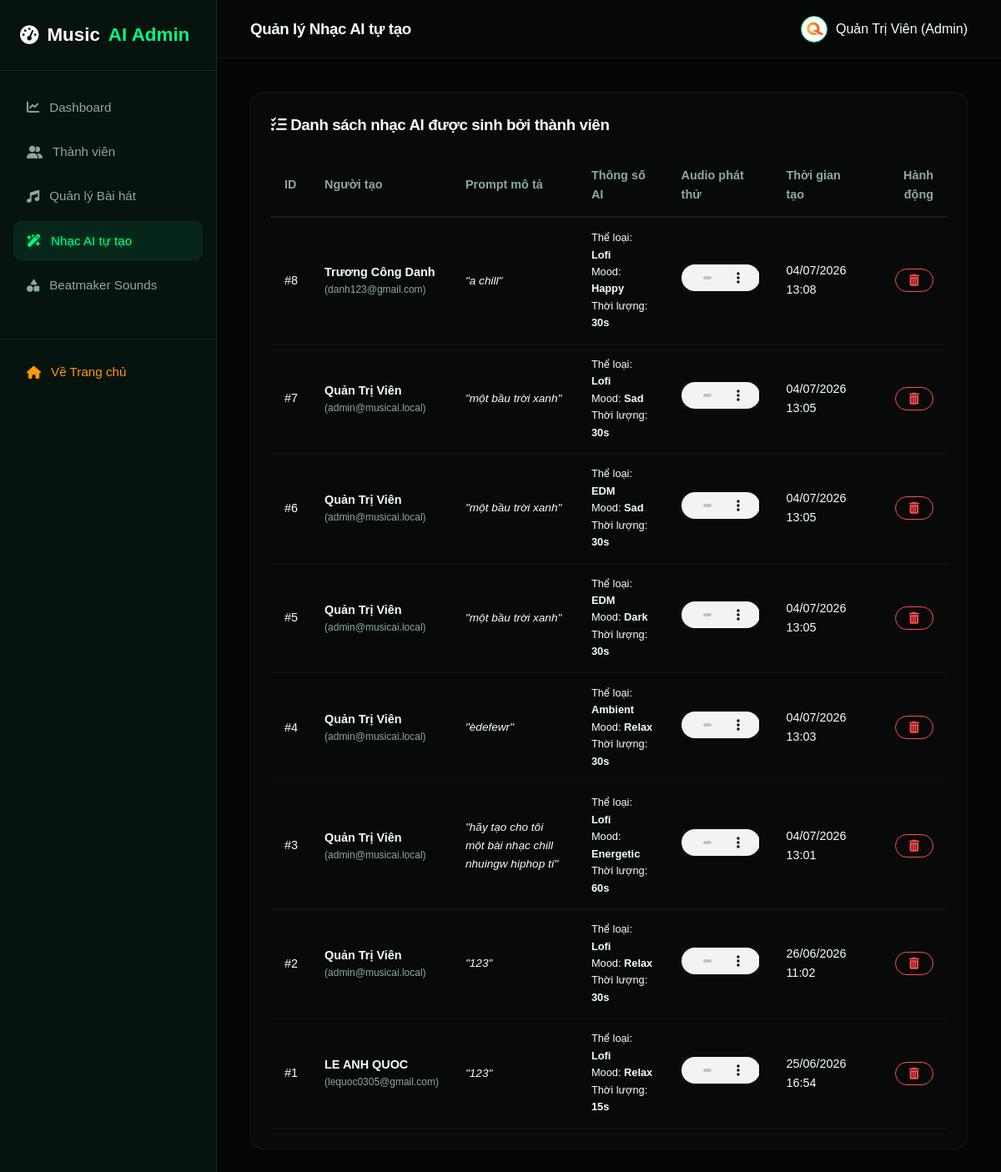
Screenshot of /admin/ai_music.php (signed in) with the database file from the repository.
### tables this page shows
CREATE TABLE `ai_songs` (
  `id` int(11) NOT NULL,
  `user_id` int(11) NOT NULL COMMENT 'ID của thành viên sở hữu',
  `prompt` text NOT NULL COMMENT 'Mô tả đầu vào gửi cho AI',
  `genre` varchar(50) NOT NULL COMMENT 'Thể loại nhạc do AI áp dụng',
  `mood` varchar(50) NOT NULL COMMENT 'Tâm trạng bài hát',
  `duration` int(11) NOT NULL COMMENT 'Thời lượng nhạc (giây)',
  `audio_file` varchar(255) NOT NULL COMMENT 'Đường dẫn file âm thanh kết quả',
  `created_at` timestamp NOT NULL DEFAULT current_timestamp()
);

CREATE TABLE `users` (
  `id` int(11) NOT NULL,
  `name` varchar(100) NOT NULL COMMENT 'Họ và tên thành viên',
  `email` varchar(150) NOT NULL COMMENT 'Địa chỉ email đăng nhập',
  `password` varchar(255) NOT NULL COMMENT 'Mật khẩu đã mã hóa bcrypt',
  `role` enum('user','admin') DEFAULT 'user' COMMENT 'Phân quyền tài khoản',
  `avatar` varchar(255) DEFAULT NULL COMMENT 'Đường dẫn ảnh đại diện',
  `created_at` timestamp NOT NULL DEFAULT current_timestamp(),
  `updated_at` timestamp NOT NULL DEFAULT current_timestamp() ON UPDATE current_timestamp()
);

### config/config.php (called while the page is built, shortened)
<?php
function url($path = '') {
    return BASE_URL . ltrim($path, '/');
}
function sanitize($data) {
    return htmlspecialchars(strip_tags(trim($data)), ENT_QUOTES, 'UTF-8');
}

### admin/ai_music.php (the view, shortened to what this page needs)
<?php
require_once __DIR__ . '/admin_header.php';
$ai_songs = [];
if ($db_connected && $conn) {
    try {
        $stmt = $conn->query("SELECT a.*, u.name as user_name, u.email as user_email
                                FROM ai_songs a
                                LEFT JOIN users u ON a.user_id = u.id
                                ORDER BY a.id DESC");
        $ai_songs = $stmt->fetchAll();
    } catch (PDOException $e) {
        $ai_songs = $fallback_ai_songs;
    }
} else {
    $ai_songs = $fallback_ai_songs;
}
?>
<div class="admin-table-card" style="margin-top: 0;">
    <h3 style="margin-bottom: 20px;"><i class="fa-solid fa-list-check"></i> Danh sách nhạc AI được sinh bởi thành viên</h3>
    <table class="admin-table">
        <thead>
            <tr>
                <th>ID</th>
                <th>Người tạo</th>
                <th>Prompt mô tả</th>
                <th>Thông số AI</th>
                <th>Audio phát thử</th>
                <th>Thời gian tạo</th>
                <th style="text-align: right;">Hành động</th>
            </tr>
        </thead>
        <tbody>
            <?php foreach ($ai_songs as $song): ?>
                <?php
                    $creator = isset($song['user_name']) ? sanitize($song['user_name']) : 'User Demo';
                    $creator_email = isset($song['user_email']) ? ' (' . sanitize($song['user_email']) . ')' : '';
                    $audio_url = url($song['audio_file']);
                ?>
                <tr>
                    <td>#<?php echo $song['id']; ?></td>
                    <td>
                        <strong><?php echo $creator; ?></strong>
                        <div style="font-size: 0.75rem; color: var(--text-muted);"><?php echo $creator_email; ?></div>
                    </td>
                    <td style="max-width: 250px; font-style: italic; font-size: 0.85rem;" title="<?php echo sanitize($song['prompt']); ?>">
                        "<?php echo sanitize($song['prompt']); ?>"
                    </td>
                    <td>
                        <div style="font-size: 0.8rem;">Thể loại: <strong><?php echo sanitize($song['genre']); ?></strong></div>
                        <div style="font-size: 0.8rem;">Mood: <strong><?php echo sanitize($song['mood']); ?></strong></div>
                        <div style="font-size: 0.8rem;">Thời lượng: <strong><?php echo $song['duration']; ?>s</strong></div>
                    </td>
                    <td>
                        <audio src="<?php echo $audio_url; ?>" controls style="height:32px; width:180px; max-width:100%; border-radius:4px; outline:none; background:#07130f;"></audio>
                    </td>
                    <td><?php echo date('d/m/Y H:i', strtotime($song['created_at'])); ?></td>
                    <td style="text-align: right;">
                        <form method="POST" action="" style="display:inline;" onsubmit="return confirm('Bạn chắc chắn muốn xóa tác phẩm AI này?')">
                            <button type="submit" class="btn btn-outline btn-sm" title="Xóa nhạc AI" style="border-color:#ff4d4d; color:#ff4d4d;">
                                <i class="fa-solid fa-trash-can"></i>
                            </button>
                        </form>
                    </td>
                </tr>
            <?php endforeach; ?>
        </tbody>
    </table>
</div>

### assets/css/style.css (style rules this page uses)
:root { --bg-main: #050807; --bg-soft: #07130f; --bg-card: rgba(255, 255, 255, 0.06); --bg-card-hover: rgba(255, 255, 255, 0.1); --green-main: #00ff88; --green-hover: #00dd77; --green-dark: #0d3b2e; --green-glow: rgba(0, 255, 136, 0.35); --text-main: #f4fff9; --text-muted: #8da99a; --border-green: rgba(0, 255, 136, 0.18); --border-light: rgba(255, 255, 255, 0.08); --font-heading: 'Be Vietnam Pro', sans-serif; --font-body: 'Be Vietnam Pro', sans-serif; --transition-fast: 0.2s ease; --transition-normal: 0.3s ease; --transition-slow: 0.5s ease; }
* { margin: 0; padding: 0; box-sizing: border-box; }
body { background-color: var(--bg-main); color: var(--text-main); font-family: var(--font-body); line-height: 1.6; overflow-x: hidden; }
h1, h2, h3, h4, h5, h6 { font-family: var(--font-heading); font-weight: 700; letter-spacing: -0.02em; color: var(--text-main); }
.btn { display: inline-flex; align-items: center; justify-content: center; gap: 8px; font-family: var(--font-heading); font-weight: 600; padding: 10px 24px; border-radius: 30px; border: none; cursor: pointer; transition: all var(--transition-normal); }
.btn-sm { padding: 6px 16px; font-size: 0.875rem; }
.btn-outline { background: transparent; color: var(--text-main); border: 1px solid var(--green-main); }

### admin/admin_header.php (style rules this page uses)
body { background-color: #030605; color: #f4fff9; display: flex; min-height: 100vh; }
.admin-table-card { background: rgba(255, 255, 255, 0.02); border: 1px solid rgba(255, 255, 255, 0.06); border-radius: 16px; padding: 24px; margin-top: 20px; overflow-x: auto; }
.admin-table { width: 100%; border-collapse: collapse; text-align: left; }
.admin-table th, .admin-table td { padding: 14px 16px; border-bottom: 1px solid rgba(255, 255, 255, 0.04); font-size: 0.9rem; }
.admin-table th { font-family: var(--font-heading); color: var(--text-muted); font-weight: 600; border-bottom: 2px solid rgba(255, 255, 255, 0.08); }

### rows the page displays
ai_songs: id "8", user.name "Trương Công Danh", user.email "(danh123@gmail.com)", prompt "a chill", genre "Lofi", mood "Happy", duration "30", created_at "04/07/2026 13:08"
ai_songs: id "7", user.name "Quản Trị Viên", user.email "(admin@musicai.local)", prompt "một bầu trời xanh", genre "Lofi", mood "Sad", duration "30", created_at "04/07/2026 13:05"
ai_songs: id "6", user.name "Quản Trị Viên", user.email "(admin@musicai.local)", prompt "một bầu trời xanh", genre "EDM", mood "Sad", duration "30", created_at "04/07/2026 13:05"
ai_songs: id "5", user.name "Quản Trị Viên", user.email "(admin@musicai.local)", prompt "một bầu trời xanh", genre "EDM", mood "Dark", duration "30", created_at "04/07/2026 13:05"
ai_songs: id "4", user.name "Quản Trị Viên", user.email "(admin@musicai.local)", prompt "èdefewr", genre "Ambient", mood "Relax", duration "30", created_at "04/07/2026 13:03"
ai_songs: id "3", user.name "Quản Trị Viên", user.email "(admin@musicai.local)", prompt "hãy tạo cho tôi một bài nhạc chill nhuingw hiphop tí", genre "Lofi", mood "Energetic", duration "60", created_at "04/07/2026 13:01"
ai_songs: id "2", user.name "Quản Trị Viên", user.email "(admin@musicai.local)", prompt "123", genre "Lofi", mood "Relax", duration "30", created_at "26/06/2026 11:02"
ai_songs: id "1", user.name "LE ANH QUOC", user.email "(lequoc0305@gmail.com)", prompt "123", genre "Lofi", mood "Relax", duration "15", created_at "25/06/2026 16:54"

### other values shown
$page_title "Quản lý Nhạc AI tự tạo"
$_SESSION['user']['name'] "Quản Trị Viên"
